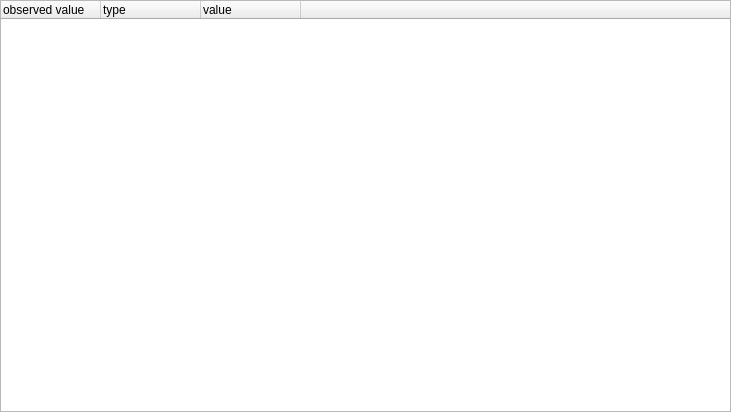
<?xml version="1.0" encoding="UTF-8"?>
<ui version="4.0">
 <class>TopicWidget</class>
 <widget class="QWidget" name="TopicWidget">
  <property name="geometry">
   <rect>
    <x>0</x>
    <y>0</y>
    <width>731</width>
    <height>412</height>
   </rect>
  </property>
  <property name="windowTitle">
   <string>Topic Monitor</string>
  </property>
  <layout class="QVBoxLayout" name="verticalLayout">

    <property name="spacing">
  <number>0</number>
   </property>

   <property name="margin">
  <number>0</number>
   </property>

   <item>
    <widget class="QTreeWidget" name="topics_tree_widget">
     <property name="contextMenuPolicy">
      <enum>Qt::CustomContextMenu</enum>
     </property>
     
     <property name="dragEnabled">
      <bool>true</bool>
     </property>
     <property name="dragDropMode">
      <enum>QAbstractItemView::DragOnly</enum>
     </property>
      <property name="sortingEnabled">
       <bool>false</bool>
      </property>
     <column>
      <property name="text">
       <string>observed value</string>
      </property>
     </column>
     <column>
      <property name="text">
       <string>type</string>
      </property>
     </column>
     <!-- <column>
      <property name="text">
       <string>min</string>
      </property>
     </column>
     <column>
      <property name="text">
       <string>max</string>
      </property>
     </column>
     <column>
      <property name="text">
       <string>default</string>
      </property>
     </column> -->

     <column>
      <property name="text">
       <string>value</string>
      </property>
     </column>

     <column>
      <property name="text">
       <string> </string>
      </property>

        <property name="maximumWidth">
        <number>30</number>
      </property>
     </column>

     <!-- <column>
      <property name="text">
       <string> </string>
      </property>
     </column> -->

    </widget>
   </item>
  </layout>
 </widget>
 <resources/>
 <connections/>
</ui>
